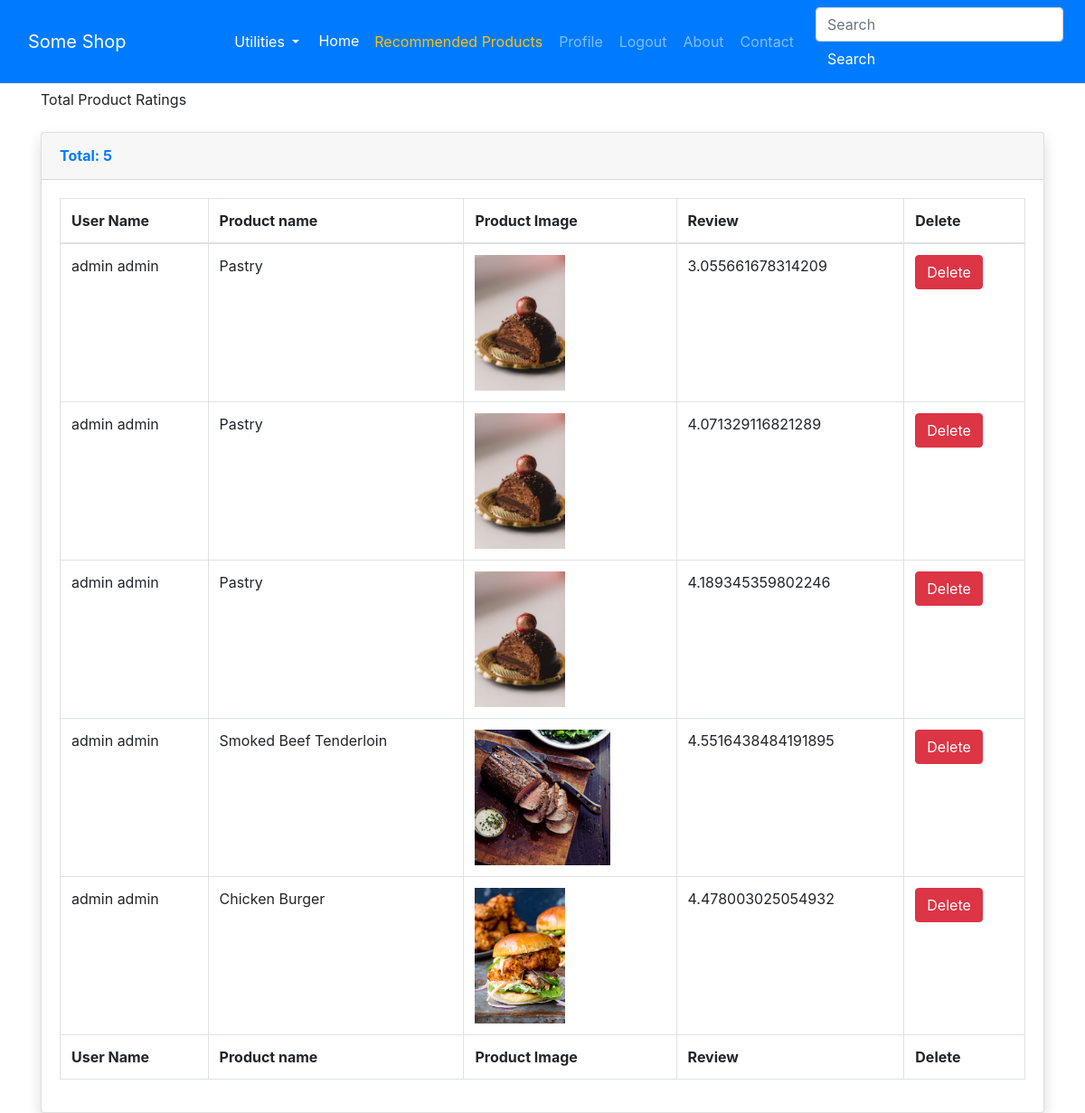
The page /user/profile (signed in) on the database its author committed.
### tables this page shows
CREATE TABLE USER (ID VARCHAR, NAME VARCHAR, EMAIL VARCHAR, PASSWORD VARCHAR, TYPE VARCHAR);

CREATE TABLE PRODUCT (ID VARCHAR, NAME VARCHAR, PRICE INTEGER, DESCRIPTION TEXT, IMAGE TEXT, TAGS TEXT, SCORE REAL);

CREATE TABLE "RATING" (
	`USER_ID`	VARCHAR,
	`PRODUCT_ID`	VARCHAR,
	`REVIEW`	REAL,
	`EMOTION`	VARCHAR
);

### models/users/views.py (the view)
@user_blueprint.route("/profile")
def profile():
    user_id = session['user_id']
    email = session['email']
    user = get_user_by_email(email)
    fields, elements = get_user_ratings_joined_with_products(user_id)
    return render_template("user/profile.html",
                            user=user,
                            fields=fields,
                            elements=elements,
                            os=os,
                            len=len,
                            str=str)

### common/database.py (called while the page is built)
    @classmethod
    def _get_user_by(cls, key, value):
        cursor = cls.DATABASE.execute(f"SELECT * FROM USER WHERE {key}=?", (value,))
        returned_data = cursor.fetchone()
        if returned_data is None:
            return None
        data = {}
        for i, field in enumerate(cls.USER_FIELDS):
            data[field.lower()] = returned_data[i]
        return data

    @classmethod
    def get_user_by_email(cls, email):
        return cls._get_user_by("EMAIL", email)

    @classmethod
    def get_user_ratings_joined_by_products(cls, user_id):
        cursor = cls.DATABASE.execute("""SELECT RATING.PRODUCT_ID,
                                        USER.NAME, PRODUCT.NAME, PRODUCT.IMAGE, RATING.REVIEW
                                        FROM USER, PRODUCT, RATING
                                        WHERE RATING.USER_ID = USER.ID
                                        AND RATING.PRODUCT_ID = PRODUCT.ID
                                        AND USER.ID = ?""", (user_id,))
        returned_data = cursor.fetchall()
        return [ field[0] for field in cursor.description ], returned_data

### models/users/user.py (called while the page is built)
def get_user_by_email(email):
    return database.get_user_by_email(email)

def get_user_ratings_joined_with_products(user_id):
    fields, data = database.get_user_ratings_joined_by_products(user_id)
    fields = ["PRODUCT_ID", "User Name", "Product name", "Product Image", "Review", "Delete"]
    return fields, data

### templates/user/profile.html (shortened to what this page needs)
{% extends "base.html" %}
{% block content %}
<div class="container">
    <h1 class="h3 mb-2 text-gray-800 text-capitalize">{{user.name}}</h1>
    <p class="mb-4">Total Product Ratings</p>
    <div class="card shadow mb-6">
        <div class="card-header py-3">
            <h6 class="m-0 font-weight-bold text-primary">Total: {{len(elements)}}</h6>
        </div>
        <div class="card-body">
            <div class="table-responsive">
                <table class="table table-bordered" width="100%" cellspacing="0">
                    <thead>
                        <tr>
                            {% for attribute in fields[1:] %}
                            <th>{{attribute}}</th>
                            {% endfor %}
                        </tr>
                    </thead>
                    <tfoot>
                        <tr>
                            {% for attribute in fields[1:] %}
                            <th>{{attribute}}</th>
                            {% endfor %}
                        </tr>
                    </tfoot>
                    <tbody>
                        {% for item in elements %}
                        <tr>
                            {% for att in item[1:] %}
                            {% if str(att).endswith('.png') or str(att).endswith('.jpeg') %}
                            <td><img class="img-fluid"
                                    src="{{url_for('static', filename='img/products/{}'.format(os.path.basename(att)))}}"><img>
                            </td>
                            {% else %}
                            <td>{{att}}</td>
                            {% endif %}
                            {% endfor %}
                            <td><a href="{{url_for('rating.delete', id=user.id + '*' + item[0])}}"
                                    class="btn btn-danger">Delete</a></td>
                        </tr>
                        {% endfor %}
                    </tbody>
                </table>
            </div>
        </div>
    </div>
</div>
{% endblock content %}

### templates/base.html (shortened to what this page needs)
<!doctype html>
<html>
<head>
    <link rel="stylesheet" href="{{url_for('static', filename='css/shop-homepage.css')}}">
    <link rel="stylesheet" href="{{url_for('static', filename='css/bootstrap.min.css')}}">
</head>
<body>
    <nav class="navbar navbar-expand-lg navbar-dark bg-primary fixed-top">
        <div class="container">
            <a class="navbar-brand" href="#">Some Shop</a>
            <a class="nav-item" href="{{url_for('user.admin')}}">Admin Page</a>
            <div class="dropdown">
                <button class="btn btn-primary dropdown-toggle" type="button" id="dropdownMenu2" data-toggle="dropdown"
                    aria-haspopup="true" aria-expanded="false">
                    Utilities
                </button>
            </div>
            <div class="collapse navbar-collapse" id="navbarResponsive">
                <ul class="navbar-nav ml-auto">
                    <li class="nav-item active">
                        <a class="nav-link" href="{{url_for('home')}}">Home
                        </a>
                    </li>
                    {% if session['email'] %}
                    <li class="nav-item">
                        <a class="nav-link btn text-warning" href="{{url_for('recommended')}}">Recommended Products</a>
                    </li>
                    <li class="nav-item">
                        <a class="nav-link btn" href="{{url_for('user.profile')}}">Profile</a>
                    </li>
                    {% endif %}
                    {% if not session['email'] %}
                    <li class="nav-item">
                        <a class="nav-link btn font-weight-bold" href="{{url_for('user.login')}}">Login</a>
                    </li>
                    {% else %}
                    <li class="nav-item">
                        <a class="nav-link btn" href="{{url_for('user.logout')}}">Logout</a>
                    </li>
                    {% endif %}
                    <li class="nav-item">
                        <a class="nav-link btn" href="#">About</a>
                    </li>
                    <li class="nav-item">
                        <a class="nav-link btn" href="#">Contact</a>
                    </li>
                </ul>
            </div>
        </div>
        <form class="form-inline" method="GET" action="{{url_for('search')}}">
            <input class="form-control mr-sm-2" type="search" name="q" id="q" placeholder="Search" aria-label="Search">
            <button class="btn btn-primary my-2 my-sm-0" type="submit">Search</button>
        </form>
    </nav>
    {% block content %}
    {% endblock content %}
</body>
</html>

### static/css/shop-homepage.css (style rules this page uses)
body { padding-top: 56px; }

### templates/user/profile.html (style rules this page uses)
.img-fluid { max-width: 150px; max-height: 150px; }

### rows shown on the page
RATING: REVIEW "3.055661678314209"
USER: NAME "admin admin"
PRODUCT: NAME "Pastry", IMAGE (picture)
RATING: REVIEW "4.071329116821289"
RATING: REVIEW "4.189345359802246"
RATING: REVIEW "4.5516438484191895"
PRODUCT: NAME "Smoked Beef Tenderloin", IMAGE (picture)
RATING: REVIEW "4.478003025054932"
PRODUCT: NAME "Chicken Burger", IMAGE (picture)

### other values the page prints
{{ len(elements) }} "5"
{{ attribute }} "User Name" "Product name" "Product Image" "Review" "Delete"
